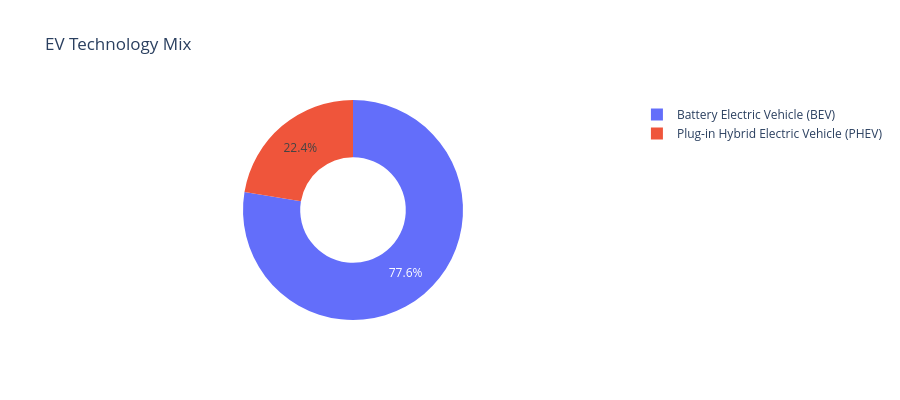

The notebook cell saved with this chart:
### Markdown cell above
## 7. Row 1 — Visual 3: EV technology mix

### Code cell
ev_type_summary = (
    analysis_df.groupby("EV_Type")
    .agg(Vehicle_Count=("Vehicle_Count","sum"))
    .reset_index()
)
ev_type_summary["Percentage"] = ev_type_summary["Vehicle_Count"]/total*100

fig = px.pie(
    ev_type_summary, names="EV_Type", values="Vehicle_Count",
    hole=.48, title="EV Technology Mix"
)
fig.update_layout(template="plotly_white", height=400)
fig.show()

display(ev_type_summary.sort_values("Vehicle_Count", ascending=False))

### Figure 1 — Plotly figure (JSON) as saved in the notebook; plotly's stock layout.template omitted (floating-point values rounded to 4 significant figures)
{"data": [{"domain": {"x": [0, 1], "y": [0, 1]}, "hole": 0.48, "hovertemplate": "EV_Type=%{label}<br>Vehicle_Count=%{value}<extra></extra>", "labels": ["Battery Electric Vehicle (BEV)", "Plug-in Hybrid Electric Vehicle (PHEV)"], "legendgroup": "", "name": "", "showlegend": true, "type": "pie", "values": [116807, 33675]}], "layout": {"height": 400, "legend": {"tracegroupgap": 0}, "title": {"text": "EV Technology Mix"}}}
